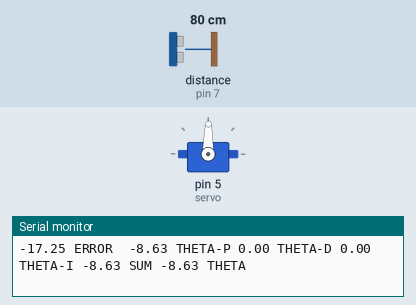
A sketch run on a simulated Arduino Uno, built with avr-gcc and run on an emulated ATmega328P. Parts: servo, the last lines printed to the serial monitor. Wiring (inferred from the names in the program): ultrasonic range finder: trigger pin 6; echo pin 7. Inputs (shaded band) come from the test bench; at power-on: distance to the obstacle (sensor on pin 7) 80 cm. The echo pulse lasts 58.3 µs per cm.

Above: at 1.2 s.
1.3 s: distance to the obstacle (sensor on pin 7) set to 72 cm
4.3 s: distance to the obstacle (sensor on pin 7) set to 64 cm
At 5.1 s:
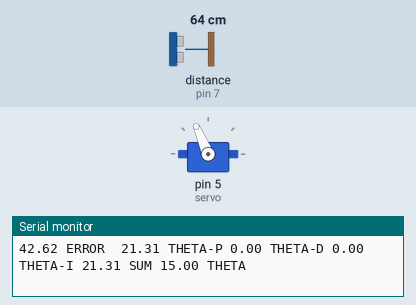
5.9 s: distance to the obstacle (sensor on pin 7) set to 9 cm
At 7.5 s:
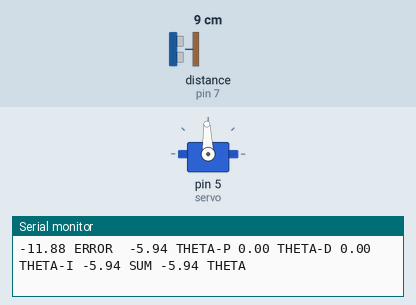
8.9 s: distance to the obstacle (sensor on pin 7) set to 2 cm
At 9.2 s:
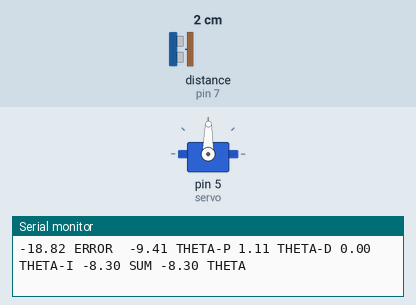
Timing chart, 0 to 12.9 s (numbered marks = the images above; inputs shaded):
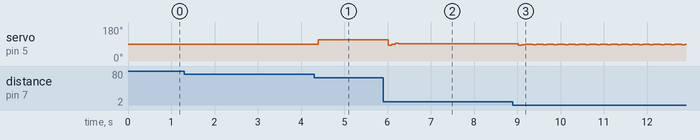

The sketch:

The_Only_Code.ino
```cpp
#include<Servo.h>
Servo servo;
const int trigPin_1=6;
const int echoPin_1=7;

//const int trigPin_2=8;
const int echoPin_2=9;//

float t_1;
float d_1;
float t_2;
float d_2;
float x,x0,e,ed=0,kp,kd,ki,s,theta,ei=0,e0=0;


void setup() {
  // put your setup code here, to run once:
servo.attach(5);
pinMode(trigPin_1,OUTPUT);
//pinMode(trigPin_2,OUTPUT);
pinMode(echoPin_1,INPUT);
//pinMode(echoPin_2,INPUT);
Serial.begin(9600);
digitalWrite(trigPin_1,LOW);
//digitalWrite(trigPin_2,LOW);
}

void loop() {
  // put your main code here, to run repeatedly://
s=21.5;
kp=-.5;
kd=-.325;
ki=-.25*0;
digitalWrite(trigPin_1,HIGH);
delayMicroseconds(10);
digitalWrite(trigPin_1,LOW);
t_1=pulseIn(echoPin_1,HIGH);
d_1=t_1*0.034/2;

x=d_1+1;
if (e0==0){
  x0=x;
}


if (abs(x-x0)>60){
  x=x0;
}
x0=x;

e=-s+x;

if (e>46) {
  e=4.25-21.5;
}
if (x<2) {
  e=18;
}
ei=ei+(e*.005);
if (e0!=0){
  ed=((e-e0)/0.005);
}
theta=-(kp*e+kd*ed+ki*ei);
if (abs(theta)>15){
  theta=(15*theta)/abs(theta);
}

Serial.print(e,2);
Serial.print(" ERROR  ");
Serial.print(-kp*e,2);
Serial.print(" THETA-P ");
Serial.print(-kd*ed,2);
Serial.print(" THETA-D ");
Serial.print(-ki*ei,2);
Serial.print(" THETA-I ");
Serial.print(-(kp*e+kd*ed+ki*ei),2);
Serial.print(" SUM ");
Serial.print(theta,2);
Serial.print(" THETA ");
Serial.println();
e0=e;
servo.write(98+theta);
delay(5);

}
```

Measured:
- the behaviour switches between 68 and 67 cm on distance to the obstacle (sensor on pin 7) (found by bisection; images 0 and 1)
- after the input at 4.3 s, servo on pin 5 (servo): 89° → 113° after 0.10 s
- after the input at 5.9 s, servo on pin 5 (servo): 113° → 83° after 0.11 s, → 90° 0.08 s later, → 93° 0.08 s later, → 92° 0.08 s later
- after the input at 8.9 s, servo on pin 5 (servo): 92° → 83° after 0.12 s, then repeats every 0.25 s: 87° 0.08 s, 89° 0.08 s, 88° 0.08 s
